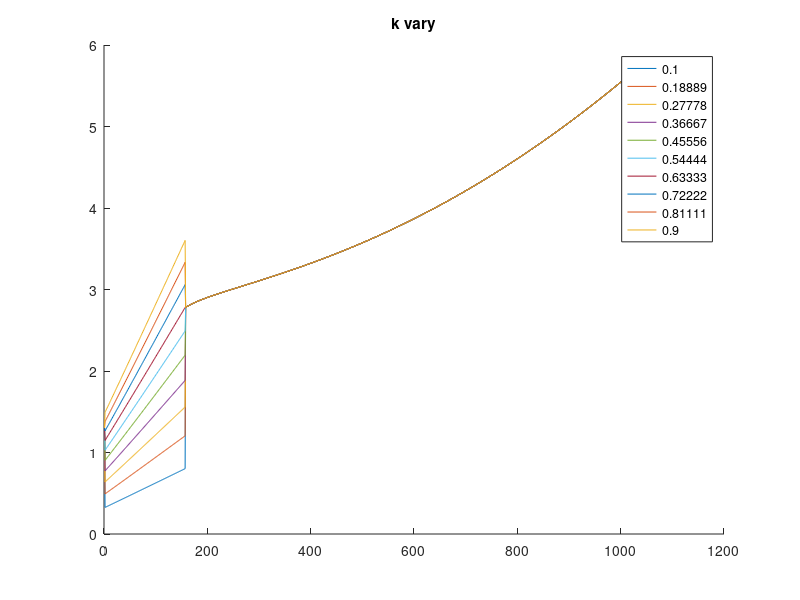

The MATLAB source for this figure:
clear all
close all
n_particles = 2;
t_max = 10;
dt = 0.01;  
t_durn = 0:dt:t_max;


% particle params
m = 1;
k=0.75;
damping_frac = 0.9;
R = 10;

%
diff_coef = 3.832e-10;
atomic_vol = 1.18e-7;
surface_energy = 2.5*0.01;
dihedral_angle = 146*(pi/180); % radians
density = 8920;
kT = 1.38e-23*1e3;

% initial vals
x = zeros(n_particles,length(t_durn));
y = zeros(n_particles,length(t_durn));

vx = zeros(n_particles,length(t_durn));
vy = zeros(n_particles,length(t_durn));

vrn_vec = zeros(1,length(t_durn));

force_e_x = zeros(1,length(t_durn));
force_e_y = zeros(1,length(t_durn));

force_d_x = zeros(1,length(t_durn));
force_d_y = zeros(1,length(t_durn));


force_v_x = zeros(1,length(t_durn));
force_v_y = zeros(1,length(t_durn));

force_s_x = zeros(1,length(t_durn));
force_s_y = zeros(1,length(t_durn));

force_total_x = zeros(1,length(t_durn));
force_total_y = zeros(1,length(t_durn));

a = zeros(1,length(t_durn));


forces_all_order = zeros(length(-0.5:0.5:3), length(t_durn));
e_forces_all_order = zeros(length(-0.5:0.5:3), length(t_durn));
d_forces_all_order = zeros(length(-0.5:0.5:3), length(t_durn));
v_forces_all_order = zeros(length(-0.5:0.5:3), length(t_durn));
s_forces_all_order = zeros(length(-0.5:0.5:3), length(t_durn));


% intialise
x(1,1) = rand;
x(2,1) = rand;

y(1,1) = rand;
y(2,1) = rand;

d = sqrt( (x(1,1) - x(2,1))^2  +  (y(1,1) - y(2,1))^2 );
if d >= 2*R
    while d > 2*R
        x(1,1) = rand;
        x(2,1) = rand;

        y(1,1) = rand;
        y(2,1) = rand;

        d = sqrt( (x(1,1) - x(2,1))^2  +  (y(1,1) - y(2,1))^2 );
    end
end

vx(1,1) = rand;
vx(2,1) = rand;

vy(1,1) = rand;
vy(2,1) = rand;
% initialize
t=2; ord = 1;
d = sqrt( (x(1,t-1) - x(2,t-1))^2  +  (y(1,t-1) - y(2,t-1))^2 );
force_e = k*(d^ord);
dx = ( x(1,t-1) - x(2,t-1) );
dy = ( y(1,t-1) - y(2,t-1) );
force_e_x(t-1) = force_e*(abs(dx)/d);
force_e_y(t-1) = force_e*(abs(dy)/d);

v1x = vx(1,t-1);
v1y = vy(1,t-1);

v2x = vx(2,t-1);
v2y = vy(2,t-1);

unit_vec = [dx, dy]./d;
v1n = v1x*unit_vec(1) + v1y*unit_vec(2);
v2n = v2x*unit_vec(1) + v2y*unit_vec(2);
vrn = v1n - v2n;
vrn_vec(t-1) = vrn;

%     force_d = damping_frac*sqrt(2*m*k)*vrn;
% according to other paper, so that penetration power can be kept at both
% terms
force_d = damping_frac*(d^ord)*sqrt(2*m*k)*vrn;
force_d_x(t-1) = force_d*(abs(dx)/d);
force_d_y(t-1) = force_d*(abs(dy)/d);

force_total_x(t-1) = force_e_x(t-1) + force_d_x(t-1);
force_total_y(t-1) = force_e_y(t-1) + force_d_y(t-1);


ord = 1;
% sensitivity
param_range = linspace(0.1,0.9,10);
figure
hold on
for param=param_range
    k = param;
    for t=2:length(t_durn)
        
        d = sqrt( (x(1,t-1) - x(2,t-1))^2  +  (y(1,t-1) - y(2,t-1))^2 );

        if d < R/5
            force_e = k*(d^ord);
            dx = ( x(1,t-1) - x(2,t-1) );
            dy = ( y(1,t-1) - y(2,t-1) );
            force_e_x(t) = force_e*(abs(dx)/d);
            force_e_y(t) = force_e*(abs(dy)/d);


            v1x = vx(1,t-1);
            v1y = vy(1,t-1);

            v2x = vx(2,t-1);
            v2y = vy(2,t-1);

            unit_vec = [dx, dy]./d;
            v1n = v1x*unit_vec(1) + v1y*unit_vec(2);
            v2n = v2x*unit_vec(1) + v2y*unit_vec(2);
            vrn = v1n - v2n;
            vrn_vec(t) = vrn;
            %     force_d = damping_frac*sqrt(2*m*k)*vrn;
            % according to other paper, so that penetration power can be kept at both
            % terms
            force_d = damping_frac*(d^ord)*sqrt(2*m*k)*vrn;
            force_d_x(t) = force_d*(abs(dx)/d);
            force_d_y(t) = force_d*(abs(dy)/d);

            force_total_x(t) = force_e_x(t) + force_d_x(t);
            force_total_y(t) = force_e_y(t) + force_d_y(t);

            e_forces_all_order(ord*2 + 2,:) = sqrt( (force_e_x).^2 + (force_e_y).^2  );
            d_forces_all_order(ord*2 + 2,:) = sqrt( (force_d_x).^2 + (force_d_y).^2  );
        else % d > r/2 else
            if a(t-1) == 0
                a(t-1) = 1.5*rand;
            end

            force_v = (pi*(a(t-1)^4))/(8*((diff_coef*atomic_vol)/(kT)));
            dx = ( x(1,t-1) - x(2,t-1) );
            dy = ( y(1,t-1) - y(2,t-1) );
            force_v_x(t) = force_v*(abs(dx)/d);
            force_v_y(t) = force_v*(abs(dy)/d);


            v1x = vx(1,t-1);
            v1y = vy(1,t-1);

            v2x = vx(2,t-1);
            v2y = vy(2,t-1);

            unit_vec = [-dx, -dy]./d;
            v1n = v1x*unit_vec(1) + v1y*unit_vec(2);
            v2n = v2x*unit_vec(1) + v2y*unit_vec(2);
            vrn = v1n - v2n;
            vrn_vec(t) = vrn;
            a(t) = sqrt(a(t-1)^2 -  2*R*vrn*dt);

            force_s = pi*(surface_energy)*(4*R*( 1 - 0.5*cos(dihedral_angle/2) ) + a(t-1)*sin(dihedral_angle/2) );
            force_s_x(t) = force_s*(abs(dx)/d);
            force_s_y(t) = force_s*(abs(dy)/d);


            force_total_x(t) = force_v_x(t) + force_s_x(t);
            force_total_y(t) = force_v_y(t) + force_s_y(t);


            v_forces_all_order(ord*2 + 2,:) = sqrt( (force_v_x).^2 + (force_v_y).^2  );
            s_forces_all_order(ord*2 + 2,:) = sqrt( (force_s_x).^2 + (force_s_y).^2  );


        end % d > r/2

        for n=1:n_particles
            vx(n,t) =  vx(n,t-1)+ (  (-1^n)*(force_total_x(t))/m   )*dt;
            vy(n,t) =  vy(n,t-1) + (  (-1^n)*(force_total_y(t))/m   )*dt;
        end

        for n=1:n_particles
            x(n,t) = x(n,t-1) + vx(n,t)*dt;
            y(n,t) = y(n,t-1) + vy(n,t)*dt;
        end
    end % t
 plot(sqrt( (force_total_x).^2 + (force_total_y).^2  ))
end % end of param
hold off
legend([strsplit(num2str(param_range))])
title('k vary')




%     plot( sqrt( (x(1,:)-x(2,:)).^2 + (y(1,:)-y(2,:)).^2 ), 'LineWidth',3 )
%     plot(vrn_vec,'LineWidth',3)







